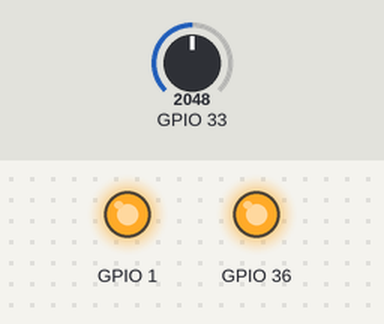
Bench run of a sketch on a simulated ESP32. Shown: output pins drawn as LEDs (lit = HIGH). The inputs (shaded band) are chosen by the test bench; at power-on: GPIO 33 = 2048.

Above: at 2.8 s.
2.9 s: GPIO 33 set to 2947
5.6 s: GPIO 33 set to 3026
At 7.1 s:
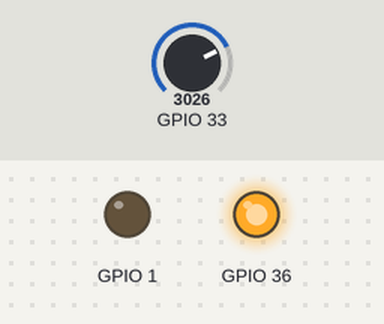
8.3 s: GPIO 33 set to 2960
At 11.2 s:
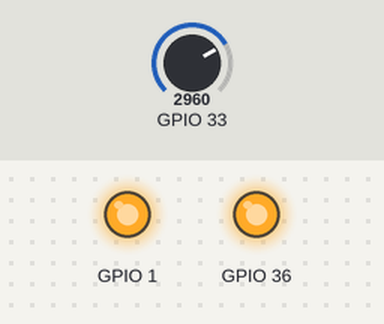
11.5 s: GPIO 33 set to 3040
At 12.9 s:
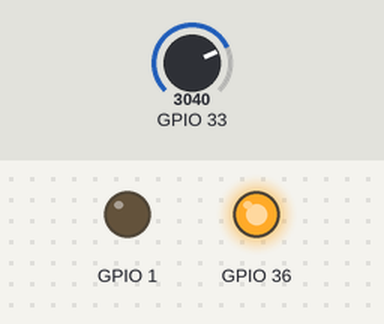
Timing chart, 0 to 14.5 s (numbered marks = the images above; inputs shaded):
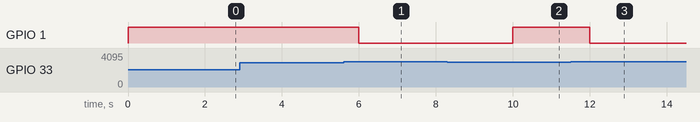

The sketch:

p-2-interruptor-crepuscular.ino
```cpp
#define THRESHOLD 3000

void setup() {
    pinMode(A5, INPUT);
    pinMode(A0, OUTPUT);
    digitalWrite(A0, HIGH);

    pinMode(D0, OUTPUT);
}

void loop() {
    digitalWrite(D0, analogRead(A5) > THRESHOLD ? LOW : HIGH);
    delay(2000);
}
```

Measured:
- the behaviour switches between 3000 and 3001 on GPIO 33 (found by bisection; images 0 and 1)
- after the input at 2.9 s, every drawn part: stays the same
- after the input at 5.6 s, GPIO 1: HIGH → LOW after 0.40 s
- after the input at 8.3 s, GPIO 1: LOW → HIGH after 1.7 s
- after the input at 11.5 s, GPIO 1: HIGH → LOW after 0.50 s
